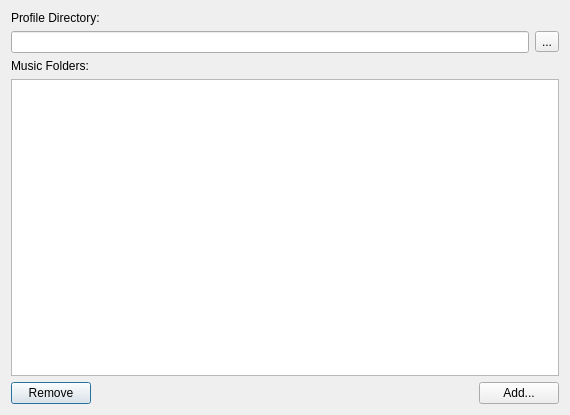
<?xml version="1.0" encoding="UTF-8"?>
<ui version="4.0">
 <class>SettingsDlg</class>
 <widget class="QDialog" name="SettingsDlg">
  <property name="geometry">
   <rect>
    <x>0</x>
    <y>0</y>
    <width>570</width>
    <height>415</height>
   </rect>
  </property>
  <property name="windowTitle">
   <string>Settings</string>
  </property>
  <property name="windowIcon">
   <iconset resource="../GUI/Form1.qrc">
    <normaloff>:/icons/Form1.png</normaloff>:/icons/Form1.png</iconset>
  </property>
  <layout class="QVBoxLayout" name="verticalLayout">
   <item>
    <widget class="QLabel" name="label">
     <property name="text">
      <string>Profile Directory:</string>
     </property>
    </widget>
   </item>
   <item>
    <layout class="QHBoxLayout" name="horizontalLayout">
     <item>
      <widget class="QLineEdit" name="ProfileDirLineEdit">
       <property name="readOnly">
        <bool>true</bool>
       </property>
      </widget>
     </item>
     <item>
      <widget class="QToolButton" name="BrowseProfileDirButton">
       <property name="text">
        <string>...</string>
       </property>
      </widget>
     </item>
    </layout>
   </item>
   <item>
    <widget class="QLabel" name="label_2">
     <property name="text">
      <string>Music Folders:</string>
     </property>
    </widget>
   </item>
   <item>
    <widget class="QTableWidget" name="MusicDirsList"/>
   </item>
   <item>
    <layout class="QHBoxLayout" name="horizontalLayout_2">
     <item>
      <widget class="QPushButton" name="RemoveMusicDirButton">
       <property name="text">
        <string>Remove</string>
       </property>
      </widget>
     </item>
     <item>
      <spacer name="horizontalSpacer">
       <property name="orientation">
        <enum>Qt::Horizontal</enum>
       </property>
       <property name="sizeHint" stdset="0">
        <size>
         <width>40</width>
         <height>20</height>
        </size>
       </property>
      </spacer>
     </item>
     <item>
      <widget class="QPushButton" name="AddMusicDirButton">
       <property name="text">
        <string>Add...</string>
       </property>
      </widget>
     </item>
    </layout>
   </item>
  </layout>
 </widget>
 <resources>
  <include location="../GUI/Form1.qrc"/>
 </resources>
 <connections/>
</ui>
